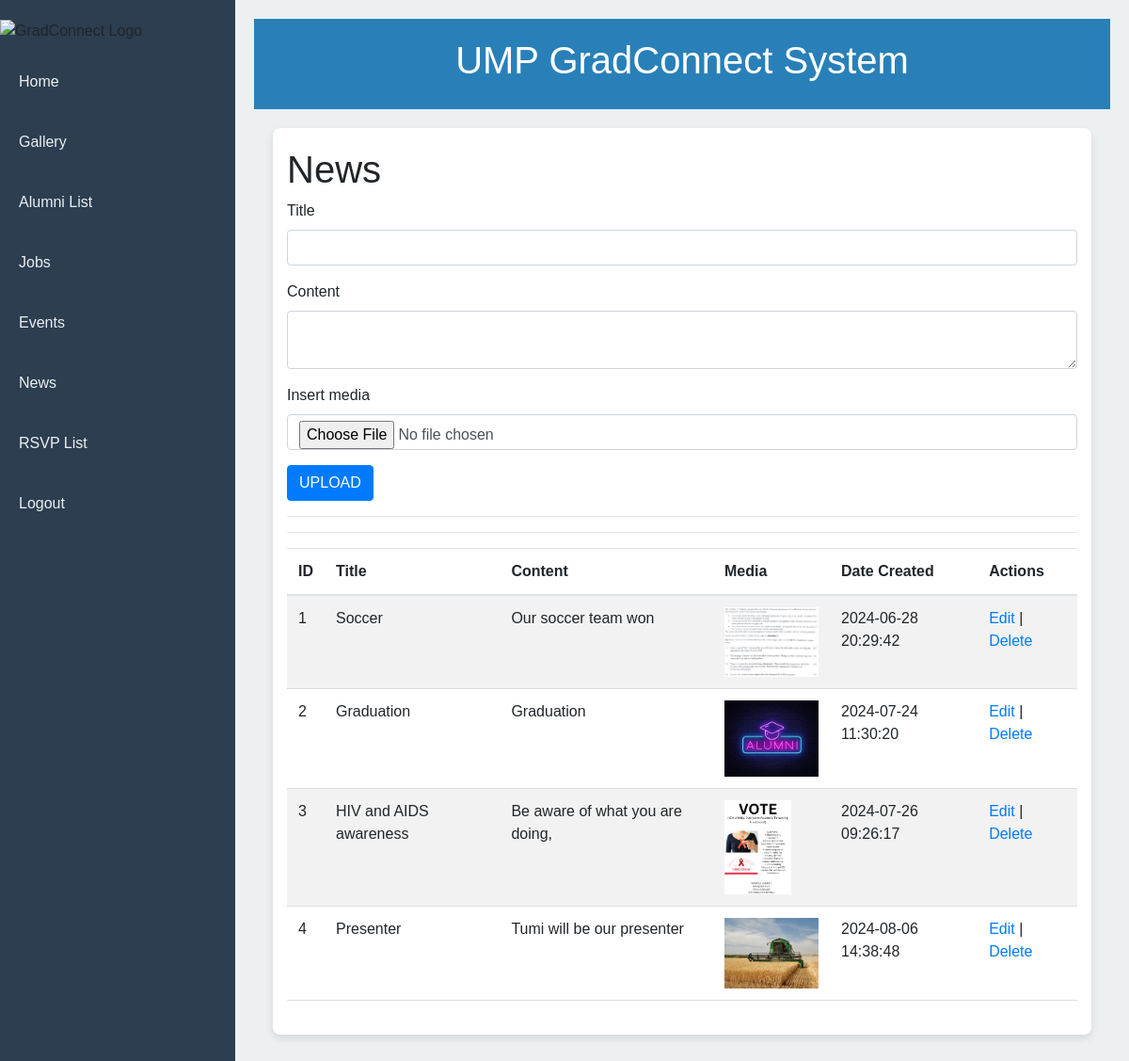
The app's page /gradalumni/news.php with its own data.
### tables this page shows
CREATE TABLE `news` (
  `id` int(30) NOT NULL,
  `title` text NOT NULL,
  `content` text NOT NULL,
  `media` text NOT NULL,
  `date_created` datetime NOT NULL
);

### gradalumni/news.php (the view, shortened to what this page needs)
<!DOCTYPE html>
<html lang="en">
<head>
    <link rel="stylesheet" href="../gradalumni/css/admin.css">
    <link rel="stylesheet" href="../gradalumni/css/table.css">
    <link rel="stylesheet" href="https://cdn.jsdelivr.net/npm/bootstrap@4.6.1/dist/css/bootstrap.min.css">
</head>
<body>
    <div class="dashboard">
        <aside class="sidebar">
            <ul>
                <img src="https://www.ump.ac.za/images/logo.png" alt="GradConnect Logo" width="80%" height="70%">
                <li><a href="home.php">Home</a></li>
                <li><a href="gallery.php">Gallery</a></li>
                <li><a href="alumnilist.php">Alumni List</a></li>
                <li><a href="jobs.php">Jobs</a></li>
                <li><a href="events.php">Events</a></li>
                <li><a href="news.php">News</a></li>
                <li><a href="rsvplist.php">RSVP List</a></li>
                <li><a href="logout.php">Logout</a></li>
            </ul>
        </aside>
        <main class="main-content">
            <header class="header">
                <h1>UMP GradConnect System</h1>
            </header>
            <section class="content">
                <div class="container">
                    <div>
                        <h1>News</h1>
                        <div id="content">
                            <form method="POST" action="" enctype="multipart/form-data">
                                <div class="form-group">
                                    <label>Title</label>
                                    <input class="form-control" type="text" name="title" required />
                                </div>
                                <div class="form-group">
                                    <label>Content</label>
                                    <textarea class="form-control" name="content" required></textarea>
                                </div>
                                <div class="form-group">
                                    <label>Insert media</label>
                                    <input class="form-control" type="file" name="uploadfile" value="" required />
                                </div>
                                <div class="form-group">
                                    <button class="btn btn-primary" type="submit" name="upload">UPLOAD</button>
                                </div>
                            </form>
                        </div>
                        <hr>
                        <hr>
                        <?php
                        $db = mysqli_connect("localhost", "root", "", "gradalumni_db");
                        $sql = "SELECT * FROM news ORDER BY id ASC";
                        $result = mysqli_query($db, $sql);
                        if (mysqli_num_rows($result) > 0) {
                            echo '<table class="table table-striped">';
                            echo '<thead>';
                            echo '<tr>';
                            echo '<th>ID</th>';
                            echo '<th>Title</th>';
                            echo '<th>Content</th>';
                            echo '<th>Media</th>';
                            echo '<th>Date Created</th>';
                            echo '<th>Actions</th>';
                            echo '</tr>';
                            echo '</thead>';
                            echo '<tbody>';
                            while ($row = mysqli_fetch_assoc($result)) {
                                $id = $row['id'];
                                $title = $row['title'];
                                $content = $row['content'];
                                $media = $row['media'];
                                $date_created = $row['date_created'];
                                $imagePath = "./assets/uploads/news/" . $media;
                                echo '<tr>';
                                echo '<td>' . $id . '</td>';
                                echo '<td>' . $title . '</td>';
                                echo '<td>' . $content . '</td>';
                                echo '<td><img src="' . $imagePath . '" alt="' . $media . '" style="max-width: 100px; max-height: 100px;"></td>';
                                echo '<td>' . $date_created . '</td>';
                                echo '<td>';
                                echo '<a href="edit-news.php?id=' . $id . '">Edit</a> | ';
                                echo '<a href="delete-news.php?id=' . $id . '">Delete</a>';
                                echo '</td>';
                                echo '</tr>';
                            }
                            echo '</tbody>';
                            echo '</table>';
                        } else {
                            echo "<p>No News found.</p>";
                        }
                        ?>
                    </div>
                </div>
            </section>
        </main>
    </div>
</body>
</html>

### gradalumni/css/admin.css (style rules this page uses)
* { margin: 0; padding: 0; box-sizing: border-box; font-family: Arial, sans-serif; }
body, html { height: 100%; }
.dashboard { display: flex; flex-direction: column; height: 100%; }
.sidebar { width: 250px; background-color: #2c3e50; padding-top: 20px; position: fixed; height: 100%; transition: transform 0.3s ease; z-index: 1000; }
.sidebar ul { list-style-type: none; padding: 0; }
.sidebar ul li { margin: 20px 0; }
.sidebar ul li a { color: #ecf0f1; text-decoration: none; padding: 10px 20px; display: block; }
.main-content { margin-left: 250px; padding: 20px; width: calc(100% - 250px); background-color: #ecf0f1; height: 100%; overflow-y: auto; transition: margin-left 0.3s ease, width 0.3s ease; }
.header { background-color: #2980b9; color: #fff; padding: 20px; text-align: center; }
.content { padding: 20px; }
.container { max-width: 1200px; margin: 0 auto; padding: 20px; background-color: #ffffff; border-radius: 8px; box-shadow: 0 4px 8px rgba(0, 0, 0, 0.1); }

### gradalumni/css/table.css (style rules this page uses)
table { width: 100%; border-collapse: collapse; }
th, td { padding: 8px; text-align: left; border-bottom: 1px solid #ddd; }

### records on screen
news: id "1", title "Soccer", content "Our soccer team won", media (picture), date_created "2024-06-28 20:29:42"
news: id "2", title "Graduation", content "Graduation", media (picture), date_created "2024-07-24 11:30:20"
news: id "3", title "HIV and AIDS awareness", content "Be aware of what you are doing,", media (picture), date_created "2024-07-26 09:26:17"
news: id "4", title "Presenter", content "Tumi will be our presenter", media (picture), date_created "2024-08-06 14:38:48"
